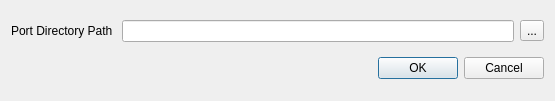
<?xml version="1.0" encoding="UTF-8"?>
<ui version="4.0">
 <class>GTAPortingDialog</class>
 <widget class="QDialog" name="GTAPortingDialog">
  <property name="geometry">
   <rect>
    <x>0</x>
    <y>0</y>
    <width>555</width>
    <height>101</height>
   </rect>
  </property>
  <property name="windowTitle">
   <string>Port Files</string>
  </property>
  <layout class="QGridLayout" name="gridLayout">
   <item row="0" column="0">
    <widget class="QLabel" name="label">
     <property name="text">
      <string>Port Directory Path </string>
     </property>
    </widget>
   </item>
   <item row="0" column="1">
    <widget class="QLineEdit" name="DirPathLE">
     <property name="readOnly">
      <bool>true</bool>
     </property>
    </widget>
   </item>
   <item row="0" column="2">
    <widget class="QToolButton" name="browsePathTB">
     <property name="text">
      <string>...</string>
     </property>
     <property name="icon">
      <iconset resource="../resource.qrc">
       <normaloff>:/images/forms/img/OpenFolder.png</normaloff>:/images/forms/img/OpenFolder.png</iconset>
     </property>
    </widget>
   </item>
   <item row="1" column="0" colspan="3">
    <layout class="QHBoxLayout" name="horizontalLayout_8">
     <item>
      <spacer name="horizontalSpacer">
       <property name="orientation">
        <enum>Qt::Horizontal</enum>
       </property>
       <property name="sizeHint" stdset="0">
        <size>
         <width>40</width>
         <height>20</height>
        </size>
       </property>
      </spacer>
     </item>
     <item>
      <widget class="QPushButton" name="okPB">
       <property name="maximumSize">
        <size>
         <width>80</width>
         <height>16777215</height>
        </size>
       </property>
       <property name="text">
        <string>OK</string>
       </property>
       <property name="icon">
        <iconset resource="../resource.qrc">
         <normaloff>:/images/forms/img/OK.png</normaloff>:/images/forms/img/OK.png</iconset>
       </property>
      </widget>
     </item>
     <item>
      <widget class="QPushButton" name="cancelPB">
       <property name="maximumSize">
        <size>
         <width>80</width>
         <height>16777215</height>
        </size>
       </property>
       <property name="text">
        <string>Cancel</string>
       </property>
       <property name="icon">
        <iconset resource="../resource.qrc">
         <normaloff>:/images/forms/img/CANCEL.jpg</normaloff>:/images/forms/img/CANCEL.jpg</iconset>
       </property>
      </widget>
     </item>
    </layout>
   </item>
  </layout>
 </widget>
 <resources>
  <include location="../resource.qrc"/>
 </resources>
 <connections/>
</ui>
